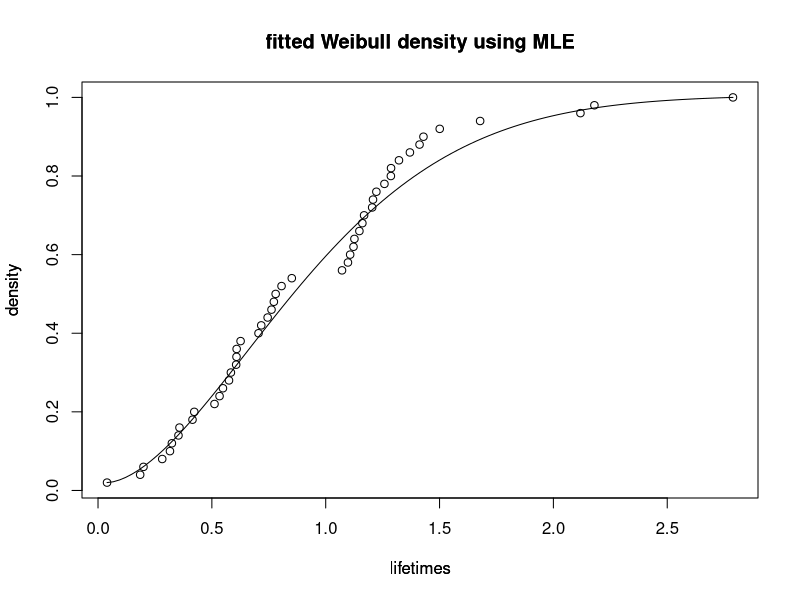

Recreate this plot in R.
set.seed(1234)
set.seed(1234)
### Generate random values for Weibull Distribution
alpha<- 1.5   # shape
beta<- 1    # scale	
n<- 50
x<- rweibull(n, alpha, beta)

### Sorting the random values for Weibull Distribution
y<- sort(x, decreasing = FALSE)

### Taking a group of elements from the total population for censoring
l<-length(y)
k=head(y,35)
m<-length(k)
T<-1.09

### Log-likelihood function for censoring 
vec<-k
weibull_loglik=function(parm){
n<-length(vec)
gamma<-parm[1]
lambda<-parm[2]
lik<-(-exp(-gamma*T/lambda))^(l-m)*prod((-exp(-gamma*vec/lambda)*gamma*(vec/lambda)^(gamma-1))/lambda)
loglik<-log(lik)
return(-loglik)
}
y.mle<-nlm(weibull_loglik,parm<-c(0.1,0.1))
y.mle

#cdf plots fitted weibull model
time<-seq(0, 3, by=0.061) ###Random time units within the desired range
fc<-seq(0.02, 1, by=0.02) ###Random failure counts
plot(y,fc, xlab = "lifetimes", 
      ylab = "density", main = "fitted Weibull density using MLE")
par(new=TRUE)
plot(function(time) pweibull(time, shape = 1/y.mle$estimate[1], 
      scale = y.mle$estimate[2]), 0, 3, xlab = "lifetimes", 
      ylab = "density", main = "fitted Weibull density using MLE",axes=FALSE)

